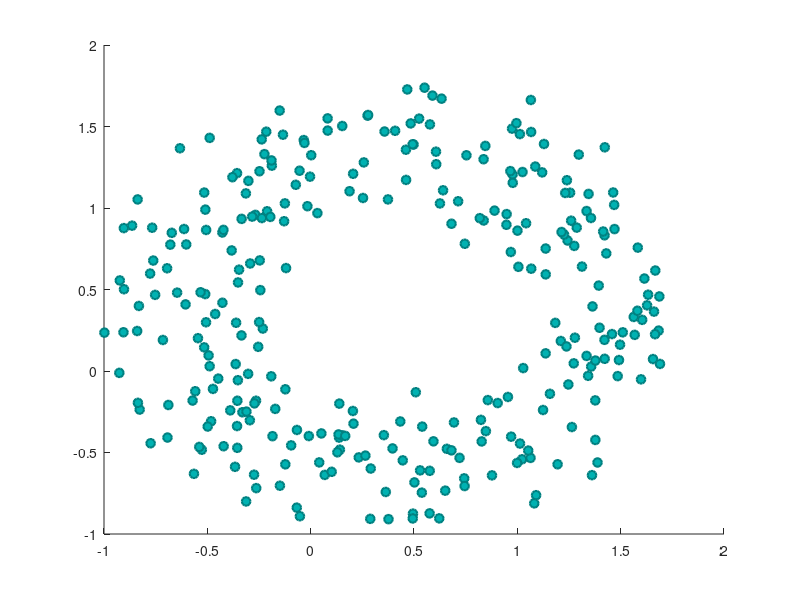

MATLAB code for this plot: (Note: this script raises an error after producing the figure.)
%=============================================================================
% Copyright (c) 2016-present Allan CORNET (Nelson)
%=============================================================================
% This file is part of Nelson.
%=============================================================================
% LICENCE_BLOCK_BEGIN
% SPDX-License-Identifier: LGPL-3.0-or-later
% LICENCE_BLOCK_END
%=============================================================================
% <--ADV-CLI MODE-->
%=============================================================================
close all
%=============================================================================
rng('default') % For reproducibility
figure();
theta = linspace(0, 2 * pi, 300);
x = sin(theta) + 0.75 * rand(1, 300);
y = cos(theta) + 0.75 * rand(1, 300);
sz = 40;
s = scatter(x, y, sz, 'MarkerEdgeColor', [0 .5 .5], 'MarkerFaceColor', [0 .7 .7], 'LineWidth', 1.5);
asserts.isequal(s.MarkerEdgeColor, [0 0.5000 0.5000]);
asserts.isequal(s.MarkerFaceColor, [0 0.7000 0.7000]);
asserts.isequal(s.LineWidth, 1.5000);
asserts.isequal(s.SizeData, 40);
asserts.isequal(s.CData, [0.0660 0.4430 0.7450]);
%=============================================================================
close all
%=============================================================================
